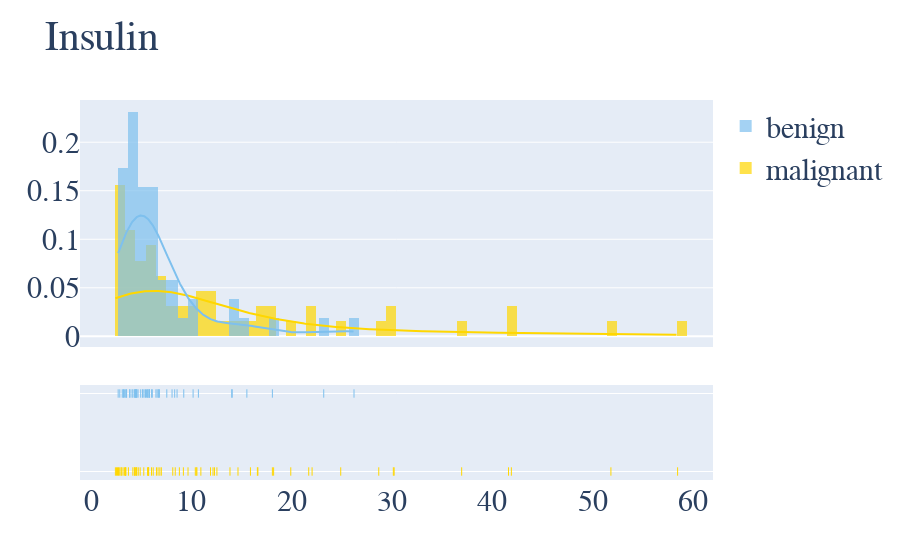

This figure's notebook cell:
### Code cell
plot_distribution('Insulin', 1)

### Figure 1 — Plotly figure (JSON) as saved in the notebook; plotly's stock layout.template omitted (floating-point values rounded to 4 significant figures; data arrays with more than 128 entries replaced by an {"elided": "..."} marker saying what was removed)
{"data": [{"autobinx": false, "histnorm": "probability density", "legendgroup": "malignant", "marker": {"color": "#FFD700"}, "name": "malignant", "opacity": 0.7, "type": "histogram", "x": [13.85, 4.56, 12.3, 21.7, 2.999, 6.2, 4.364, 3.482, 5.261, 6.683, 2.64, 2.74, 6.862, 4.902, 3.73, 5.7, 3.42, 15.89, 3.44, 58.46, 6.03, 4.42, 36.94, 10.55, 16.64, 4.328, 41.61, 22.03, 3.188, 9.669, 28.68, 10.39, 4.172, 14.65, 2.54, 51.81, 12.16, 16.58, 41.89, 18.08, 30.21, 24.89, 30.13, 8.396, 9.208, 2.432, 18.2, 8.808, 3.012, 6.524, 10.49, 10.95, 12.55, 5.636, 4.713, 5.75, 8.15, 7.01, 11.91, 3.33, 4.53, 5.73, 2.82, 19.91], "xaxis": "x", "xbins": {"end": 58.46, "size": 1, "start": 2.432}, "yaxis": "y"}, {"autobinx": false, "histnorm": "probability density", "legendgroup": "benign", "marker": {"color": "#7EC0EE"}, "name": "benign", "opacity": 0.7, "type": "histogram", "x": [2.707, 3.115, 4.498, 3.226, 3.549, 3.226, 4.69, 6.47, 3.35, 4.952, 3.469, 5.663, 4.09, 6.107, 5.782, 7.553, 2.869, 18.08, 4.427, 14.03, 4.345, 4.53, 5.81, 4.376, 5.537, 6.76, 6.703, 9.245, 6.817, 6.59, 15.53, 10.18, 8.576, 23.19, 3.855, 5.819, 4.181, 5.646, 5.138, 3.881, 5.376, 14.07, 5.197, 5.43, 8.34, 6.042, 8.079, 3.508, 10.7, 4.462, 26.21, 4.58], "xaxis": "x", "xbins": {"end": 26.21, "size": 1, "start": 2.707}, "yaxis": "y"}, {"legendgroup": "malignant", "marker": {"color": "#FFD700"}, "mode": "lines", "name": "malignant", "showlegend": false, "type": "scatter", "x": {"elided": "500 float values"}, "xaxis": "x", "y": {"elided": "500 float values"}, "yaxis": "y"}, {"legendgroup": "benign", "marker": {"color": "#7EC0EE"}, "mode": "lines", "name": "benign", "showlegend": false, "type": "scatter", "x": {"elided": "500 float values"}, "xaxis": "x", "y": {"elided": "500 float values"}, "yaxis": "y"}, {"legendgroup": "malignant", "marker": {"color": "#FFD700", "symbol": "line-ns-open"}, "mode": "markers", "name": "malignant", "showlegend": false, "type": "scatter", "x": [13.85, 4.56, 12.3, 21.7, 2.999, 6.2, 4.364, 3.482, 5.261, 6.683, 2.64, 2.74, 6.862, 4.902, 3.73, 5.7, 3.42, 15.89, 3.44, 58.46, 6.03, 4.42, 36.94, 10.55, 16.64, 4.328, 41.61, 22.03, 3.188, 9.669, 28.68, 10.39, 4.172, 14.65, 2.54, 51.81, 12.16, 16.58, 41.89, 18.08, 30.21, 24.89, 30.13, 8.396, 9.208, 2.432, 18.2, 8.808, 3.012, 6.524, 10.49, 10.95, 12.55, 5.636, 4.713, 5.75, 8.15, 7.01, 11.91, 3.33, 4.53, 5.73, 2.82, 19.91], "xaxis": "x", "y": ["malignant", "malignant", "malignant", "malignant", "malignant", "malignant", "malignant", "malignant", "malignant", "malignant", "malignant", "malignant", "malignant", "malignant", "malignant", "malignant", "malignant", "malignant", "malignant", "malignant", "malignant", "malignant", "malignant", "malignant", "malignant", "malignant", "malignant", "malignant", "malignant", "malignant", "malignant", "malignant", "malignant", "malignant", "malignant", "malignant", "malignant", "malignant", "malignant", "malignant", "malignant", "malignant", "malignant", "malignant", "malignant", "malignant", "malignant", "malignant", "malignant", "malignant", "malignant", "malignant", "malignant", "malignant", "malignant", "malignant", "malignant", "malignant", "malignant", "malignant", "malignant", "malignant", "malignant", "malignant"], "yaxis": "y2"}, {"legendgroup": "benign", "marker": {"color": "#7EC0EE", "symbol": "line-ns-open"}, "mode": "markers", "name": "benign", "showlegend": false, "type": "scatter", "x": [2.707, 3.115, 4.498, 3.226, 3.549, 3.226, 4.69, 6.47, 3.35, 4.952, 3.469, 5.663, 4.09, 6.107, 5.782, 7.553, 2.869, 18.08, 4.427, 14.03, 4.345, 4.53, 5.81, 4.376, 5.537, 6.76, 6.703, 9.245, 6.817, 6.59, 15.53, 10.18, 8.576, 23.19, 3.855, 5.819, 4.181, 5.646, 5.138, 3.881, 5.376, 14.07, 5.197, 5.43, 8.34, 6.042, 8.079, 3.508, 10.7, 4.462, 26.21, 4.58], "xaxis": "x", "y": ["benign", "benign", "benign", "benign", "benign", "benign", "benign", "benign", "benign", "benign", "benign", "benign", "benign", "benign", "benign", "benign", "benign", "benign", "benign", "benign", "benign", "benign", "benign", "benign", "benign", "benign", "benign", "benign", "benign", "benign", "benign", "benign", "benign", "benign", "benign", "benign", "benign", "benign", "benign", "benign", "benign", "benign", "benign", "benign", "benign", "benign", "benign", "benign", "benign", "benign", "benign", "benign"], "yaxis": "y2"}], "layout": {"barmode": "overlay", "font": {"family": "Arial", "size": 30}, "hovermode": "closest", "legend": {"traceorder": "reversed"}, "title": {"text": "Insulin"}, "xaxis": {"anchor": "y2", "domain": [0, 1], "zeroline": false}, "yaxis": {"anchor": "free", "domain": [0.35, 1], "position": 0}, "yaxis2": {"anchor": "x", "domain": [0, 0.25], "dtick": 1, "showticklabels": false}}}
